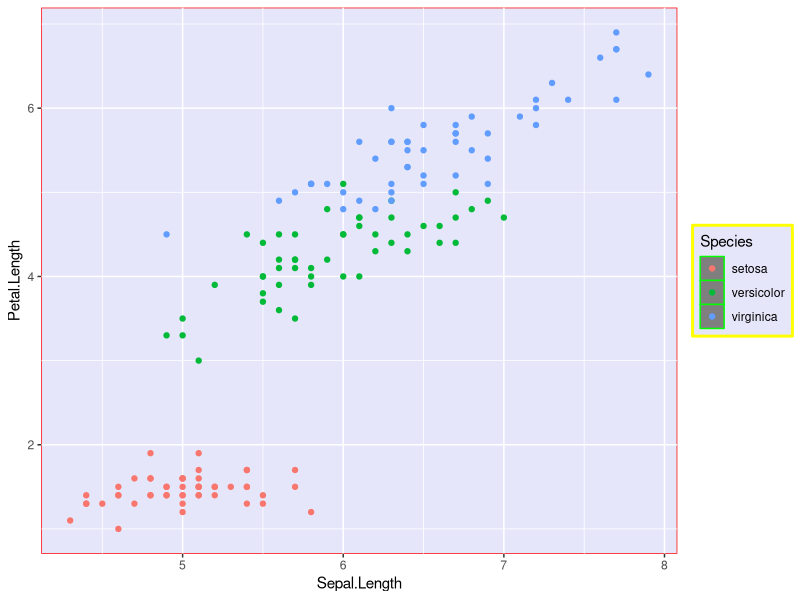

Reproduce this figure in R.
## ---- chunk 1
library(knitr)
knitr::opts_chunk$set(warning = FALSE, message = FALSE)

## ---- chunk 2
library(tidyverse)
iris.box <- ggplot(iris, aes(x=Species,y=Sepal.Length)) +
  geom_boxplot()
iris.hist <- ggplot(iris, aes(x=Sepal.Length)) +
  geom_histogram()
iris.scatter <- ggplot(iris, aes(x=Sepal.Length, y=Petal.Length, colour=Species)) +
  geom_point()
## ---- chunk 3
iris.scatter + theme(panel.background = element_rect(fill="lavender", colour="red"), legend.background = element_rect(fill="lavender", colour="yellow", size=1), legend.key = element_rect(fill = "gray50", colour = "green", size = 0.5)) 
